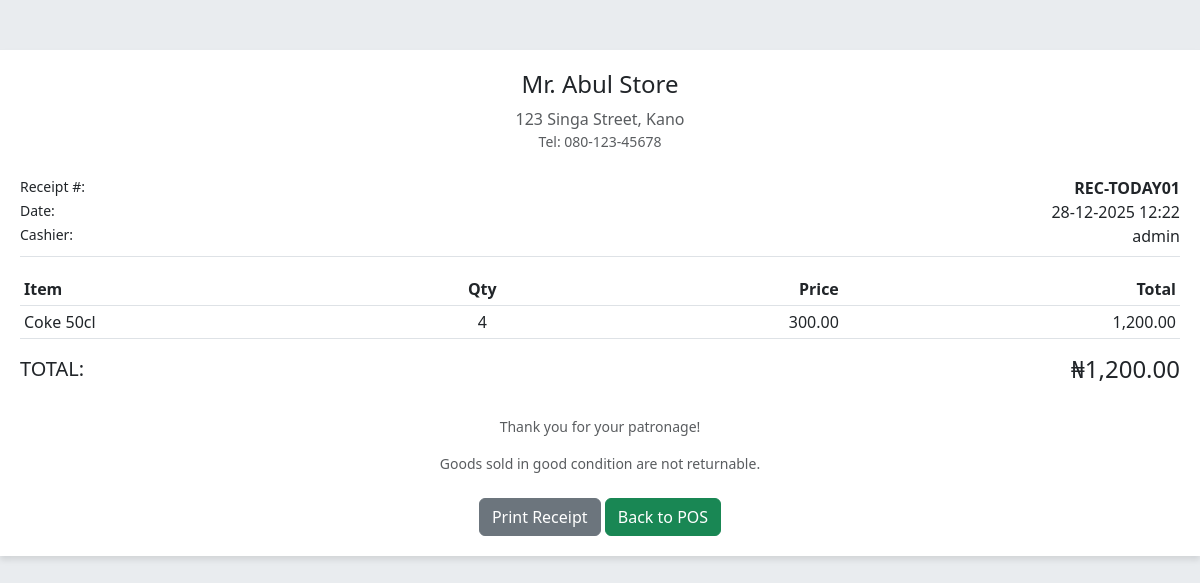
The page /receipt?id=1 (signed in) on the database its author committed.
### tables this page shows
CREATE TABLE sales (
    id INT AUTO_INCREMENT PRIMARY KEY,
    user_id INT,
    receipt_number VARCHAR(50) NOT NULL UNIQUE,
    total_amount DECIMAL(10,2) NOT NULL,
    sale_date DATETIME DEFAULT CURRENT_TIMESTAMP,
    FOREIGN KEY (user_id) REFERENCES users(id) ON DELETE SET NULL
);

CREATE TABLE users (
    id INT AUTO_INCREMENT PRIMARY KEY,
    username VARCHAR(50) NOT NULL UNIQUE,
    password VARCHAR(255) NOT NULL,
    role ENUM('admin', 'staff') NOT NULL DEFAULT 'staff'
);

CREATE TABLE sale_items (
    id INT AUTO_INCREMENT PRIMARY KEY,
    sale_id INT NOT NULL,
    product_id INT,
    quantity INT NOT NULL,
    price_at_sale DECIMAL(10,2) NOT NULL,
    FOREIGN KEY (sale_id) REFERENCES sales(id) ON DELETE CASCADE,
    FOREIGN KEY (product_id) REFERENCES products(id) ON DELETE SET NULL
);

CREATE TABLE products (
    id INT AUTO_INCREMENT PRIMARY KEY,
    category_id INT,
    name VARCHAR(100) NOT NULL,
    cost_price DECIMAL(10,2) NOT NULL,
    selling_price DECIMAL(10,2) NOT NULL,
    stock_quantity INT NOT NULL DEFAULT 0,
    min_stock_level INT NOT NULL DEFAULT 5,
    expiry_date DATE DEFAULT NULL,
    FOREIGN KEY (category_id) REFERENCES categories(id) ON DELETE SET NULL
);

### config/app.php (called while the page is built, shortened)
<?php
function url($path = '') {
    return APP_URL . '/' . ltrim($path, '/');
}
?>

### views/receipt.php (the view, shortened to what this page needs)
<?php
require_once 'config/db.php';
$sale_id = $_GET['id'];
$stmt = $pdo->prepare("SELECT s.*, u.username as cashier_name
                       FROM sales s
                       JOIN users u ON s.user_id = u.id
                       WHERE s.id = :id");
$stmt->execute([':id' => $sale_id]);
$sale = $stmt->fetch();
$stmt = $pdo->prepare("SELECT si.*, p.name as product_name
                       FROM sale_items si
                       JOIN products p ON si.product_id = p.id
                       WHERE si.sale_id = :id");
$stmt->execute([':id' => $sale_id]);
$items = $stmt->fetchAll();
?>
<!DOCTYPE html>
<html lang="en">
<head>
    <link href="https://cdn.jsdelivr.net/npm/bootstrap@5.3.0/dist/css/bootstrap.min.css" rel="stylesheet">
</head>
<body>
<div class="receipt-container">
    <div class="text-center mb-4">
        <h4>Mr. Abul Store</h4>
        <p class="mb-0 text-muted">123 Singa Street, Kano</p>
        <p class="small text-muted">Tel: 080-123-45678</p>
    </div>
    <div class="mb-3 border-bottom pb-2">
        <div class="d-flex justify-content-between">
            <small>Receipt #:</small>
            <strong><?php echo $sale['receipt_number']; ?></strong>
        </div>
        <div class="d-flex justify-content-between">
            <small>Date:</small>
            <span><?php echo date('d-m-Y H:i', strtotime($sale['sale_date'])); ?></span>
        </div>
        <div class="d-flex justify-content-between">
            <small>Cashier:</small>
            <span><?php echo htmlspecialchars($sale['cashier_name']); ?></span>
        </div>
    </div>
    <table class="table table-sm border-bottom">
        <thead>
            <tr>
                <th>Item</th>
                <th class="text-center">Qty</th>
                <th class="text-end">Price</th>
                <th class="text-end">Total</th>
            </tr>
        </thead>
        <tbody>
            <?php foreach ($items as $item): ?>
            <tr>
                <td><?php echo htmlspecialchars($item['product_name']); ?></td>
                <td class="text-center"><?php echo $item['quantity']; ?></td>
                <td class="text-end"><?php echo number_format($item['price_at_sale'], 2); ?></td>
                <td class="text-end"><?php echo number_format($item['quantity'] * $item['price_at_sale'], 2); ?></td>
            </tr>
            <?php endforeach; ?>
        </tbody>
    </table>
    <div class="d-flex justify-content-between align-items-center mt-3">
        <h5>TOTAL:</h5>
        <h4>₦<?php echo number_format($sale['total_amount'], 2); ?></h4>
    </div>
    <div class="text-center mt-4 mb-2">
        <p class="small text-muted">Thank you for your patronage!</p>
        <p class="small text-muted">Goods sold in good condition are not returnable.</p>
    </div>
    <div class="d-grid gap-2 d-md-block text-center no-print mt-4">
        <button onclick="window.print()" class="btn btn-secondary">Print Receipt</button>
        <a href="<?= url('pos') ?>" class="btn btn-success">Back to POS</a>
    </div>
</div>
</body>
</html>

### views/receipt.php (style rules this page uses)
body { background-color: #e9ecef; }
.receipt-container { max_width: 400px; margin: 50px auto; background: white; padding: 20px; box-shadow: 0 4px 6px rgba(0,0,0,0.1); }

### rows shown on the page
sales: receipt_number "REC-TODAY01", sale_date "28-12-2025 12:22", user.username "admin", total_amount "1,200.00"
sale_items: product.name "Coke 50cl", quantity "4", price_at_sale "300.00", $item['quantity'] * $item['price_at_sale'] "1,200.00"
